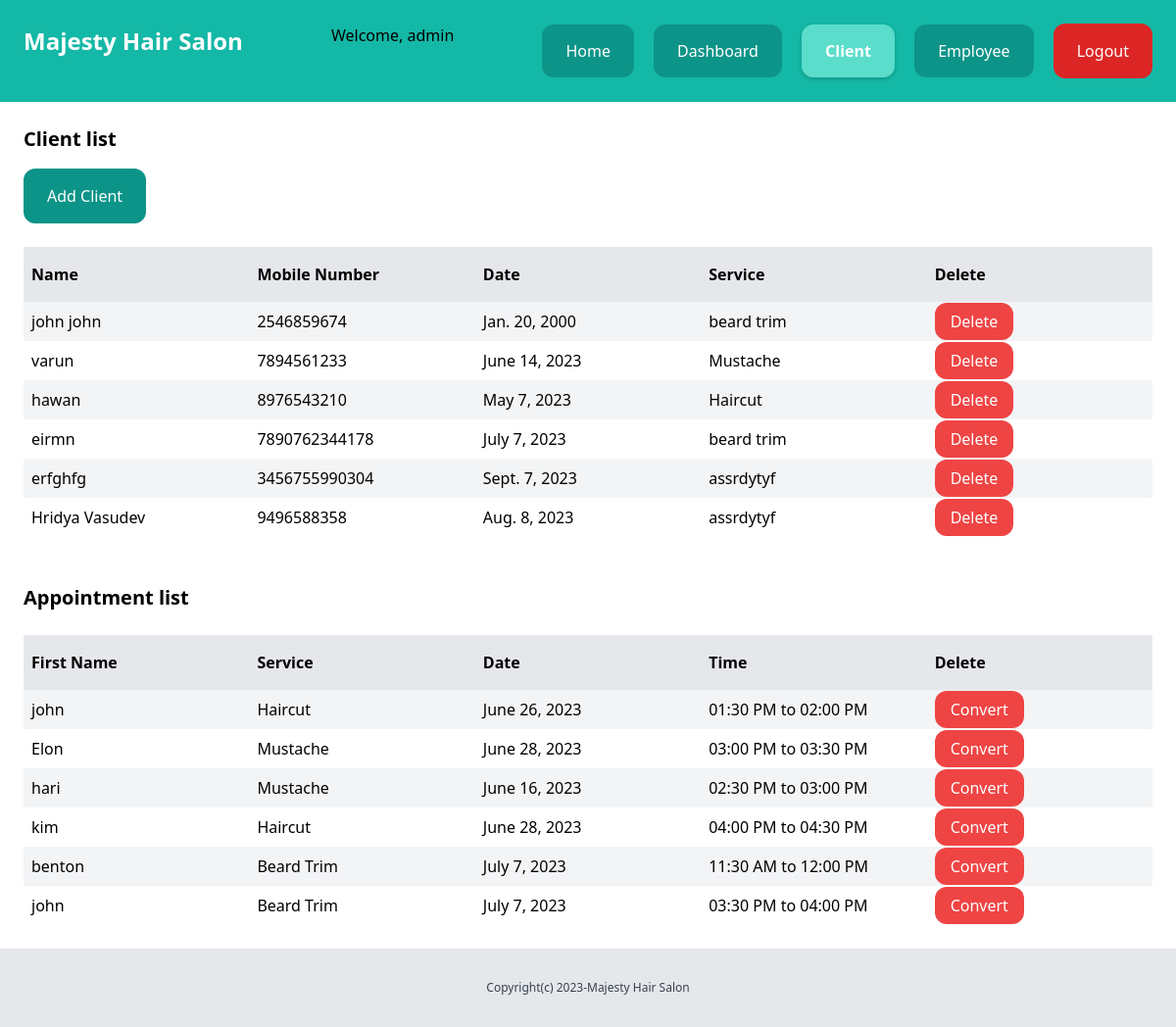
The app's page /dashboard/client/ (signed in) with its own data.
### client/models.py (models this page shows, shortened)
class Client(models.Model):
    name=models.CharField(max_length=255)
    email=models.EmailField(max_length=255)
    phonenumber=models.IntegerField()
    date = models.DateField(null=True)
    service=models.CharField(max_length=100,null=True)
    created_at=models.DateTimeField(auto_now_add=True)
    modified_at=models.DateTimeField(auto_now=True)

### appointment/models.py (models this page shows, shortened)
class Appointment(models.Model):
    first_name = models.CharField(max_length=100)
    last_name = models.CharField(max_length=100)
    email = models.EmailField(null=True)
    phone_number = models.CharField(max_length=20)
    date = models.DateField()
    slot=models.CharField(max_length=100,null=False)
    service = models.ForeignKey(Service, on_delete=models.CASCADE)
    request = models.TextField(null=True)
    created_at=models.DateTimeField(auto_now_add=True)
    slot_available = models.BooleanField(default=True)

class Service(models.Model):
    name = models.CharField(max_length=100)
    price = models.CharField(max_length=10)
    def __str__(self):
        return self.name

### client/views.py (the view)
# urls.py: path('',views.client_list,name="client_list"),
@login_required
def client_list(request):
    client=Client.objects.all()
    customer=Appointment.objects.all()
    return render(request, 'client_list.html',{'client':client,'customer':customer})

### client/templates/client_list.html (shortened to what this page needs)
{% extends 'base.html'%}
{%block content%}
<div class="py-6 px-6">
<h1 class="mb-4 text-xl font-semibold">Client list</h1>
<a href="{% url 'add_client' %}" class="inline-block py-4 px-6 bg-teal-600 rounded-xl text-white" > Add Client</a>
{%if client%}
 <div class="mt-6 flex justify-between">
    <p class="py-4 px-2 bg-gray-200 font-semibold w-full">Name</p>
    <p class="py-4 px-2 bg-gray-200 font-semibold w-full">Mobile Number</p>
    <p class="py-4 px-2 bg-gray-200 font-semibold w-full">Date</p>
    <p class="py-4 px-2 bg-gray-200 font-semibold w-full">Service</p>
    <p class="py-4 px-2 bg-gray-200 font-semibold w-full">Delete</p>
 </div>
{% for c in client%}
 <div class="flex justify-between">
    <p class="py-2 px-2 w-full {% cycle 'bg-gray-100' ''%}">{{c.name}}</p>
    <p class="py-2 px-2 w-full {% cycle 'bg-gray-100' ''%}">{{c.phonenumber}}</p>
    <p class="py-2 px-2 w-full {% cycle 'bg-gray-100' ''%}">{{c.date}}</p>
    <p class="py-2 px-2 w-full {% cycle 'bg-gray-100' ''%}">{{c.service}}</p>
    <p class="py-2 px-2 w-full {% cycle 'bg-gray-100' ''%}"><a href="{% url 'client_delete' c.id %}" class="py-2 px-4 mb-4 rounded-xl bg-red-500 text-white">Delete</a></p>
 </div>
{%endfor%}
{%else%}
    <p class="mt-6 px-2">There are no Clients to view</p>
{%endif%}
<br><br>
<h1 class="mb-4 text-xl font-semibold">Appointment list</h1>
{%if customer%}
 <div class="mt-6 flex justify-between">
    <p class="py-4 px-2 bg-gray-200 font-semibold w-full">First Name</p>
    <p class="py-4 px-2 bg-gray-200 font-semibold w-full">Service</p>
    <p class="py-4 px-2 bg-gray-200 font-semibold w-full">Date</p>
    <p class="py-4 px-2 bg-gray-200 font-semibold w-full">Time</p>
    <p class="py-4 px-2 bg-gray-200 font-semibold w-full">Delete</p>
 </div>
{% for customer in customer%}
 <div class="flex justify-between">
    <p class="py-2 px-2 w-full {% cycle 'bg-gray-100' ''%}">{{customer.first_name}}</p>
    <p class="py-2 px-2 w-full {% cycle 'bg-gray-100' ''%}">{{customer.service}}</p>
    <p class="py-2 px-2 w-full {% cycle 'bg-gray-100' ''%}">{{customer.date}}</p>
    <p class="py-2 px-2 w-full {% cycle 'bg-gray-100' ''%}">{{customer.slot}}</p>
    <p class="py-2 px-2 w-full {% cycle 'bg-gray-100' ''%}"><a href="{% url 'convert_customer' customer.id %}" class="py-2 px-4 mb-4 rounded-xl bg-red-500 text-white">Convert</a></p>
    </div>
{%endfor%}
{%else%}
    <p class="mt-6 px-2">There are no Clients to view</p>
{%endif%}
</div>
{% endblock %}

### App/templates/base.html (shortened to what this page needs)
{% load static %}
<!doctype html>
<html>
<head>
  <link rel="stylesheet" href="{% static 'main.min.css' %}">
</head>
<body>
  <nav class="py-6 px-6 flex justify-between bg-teal-500">
    <a href="/" class="text-white font-bold"><span style="font-weight: bold; font-size: 24px;">Majesty Hair Salon</span></a>
    <div>
      {% if user.is_authenticated %}
        <p>Welcome, {{ user.username }}</p>
      {% endif %}
    </div>
    <div class="space-x-4">
      <a href="{% url 'appointment:index' %}" class="{% if request.path == '/' %}active-link{% endif %} py-4 px-6 bg-teal-600 rounded-xl text-white">Home</a>
      {% if not request.user.is_authenticated %}
        <a href="{% url 'login' %}" class="{% if request.path == '/login/' %}active-link{% endif %} py-4 px-6 bg-teal-600 rounded-xl text-white">Login</a>
      {% else %}
        {% if request.user.is_superuser %}
        <a href="{% url 'dashboard' %}" class="{% if request.path == '/dashboard/' %}active-link{% endif %} py-4 px-6 bg-teal-600 rounded-xl text-white">Dashboard</a>
        <a href="{% url 'client_list' %}" class="{% if request.path == '/client_list/' %}active-link{% endif %} py-4 px-6 bg-teal-600 rounded-xl text-white">Client</a>
        <a href="{% url 'view_employee' %}" class="{% if request.path == '/view_employee/' %}active-link{% endif %} py-4 px-6 bg-teal-600 rounded-xl text-white">Employee</a>
        {% endif %}
        <a href="{% url 'logout' %}" class="inline-block py-4 px-6 bg-red-600 rounded-xl text-white">Logout</a>
      {% endif %}
    </div>
  </nav>
  {% block content %}
  {% endblock %}
  <footer class="py-8 text-center bg-gray-200">
    <p class="text-xs text-gray-700">Copyright(c) 2023-Majesty Hair Salon</p>
  </footer>
</body>
</html>

### App/templates/base.html (style rules this page uses)
.active-link { font-weight: bold; background-color: #5addcb; box-shadow: 0 2px 4px rgba(0, 0, 0, 0.2); }

### records on screen
Client: name "john john", phonenumber "2546859674", date "Jan. 20, 2000", service "beard trim"
Client: name "varun", phonenumber "7894561233", date "June 14, 2023", service "Mustache"
Client: name "hawan", phonenumber "8976543210", date "May 7, 2023", service "Haircut"
Client: name "eirmn", phonenumber "7890762344178", date "July 7, 2023", service "beard trim"
Client: name "erfghfg", phonenumber "3456755990304", date "Sept. 7, 2023", service "assrdytyf"
Client: name "Hridya Vasudev", phonenumber "9496588358", date "Aug. 8, 2023", service "assrdytyf"
Appointment: first_name "john", service "Haircut", date "June 26, 2023", slot "01:30 PM to 02:00 PM"
Appointment: first_name "Elon", service "Mustache", date "June 28, 2023", slot "03:00 PM to 03:30 PM"
Appointment: first_name "hari", service "Mustache", date "June 16, 2023", slot "02:30 PM to 03:00 PM"
Appointment: first_name "kim", service "Haircut", date "June 28, 2023", slot "04:00 PM to 04:30 PM"
Appointment: first_name "benton", service "Beard Trim", date "July 7, 2023", slot "11:30 AM to 12:00 PM"
Appointment: first_name "john", service "Beard Trim", date "July 7, 2023", slot "03:30 PM to 04:00 PM"

### other values on screen
{{ user.username }} "admin"
